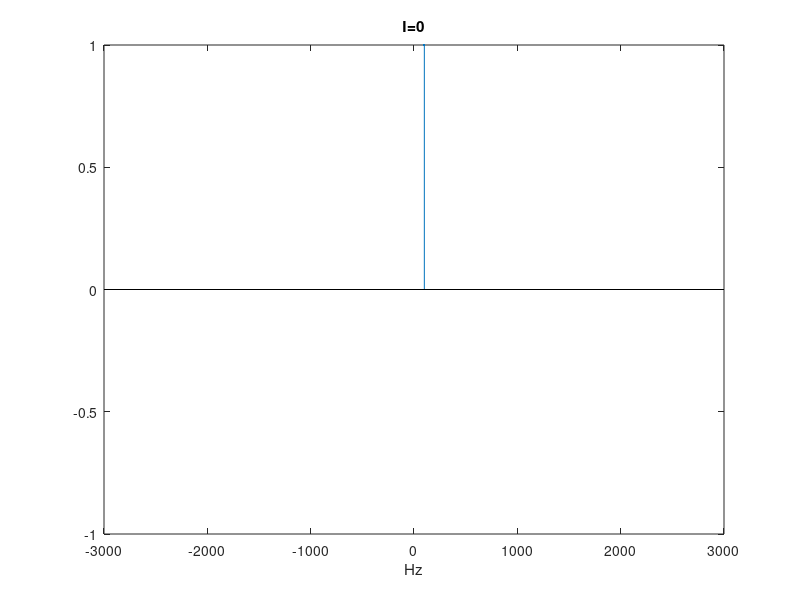

Source code (MATLAB): (Note: this script raises an error after producing the figure.)
fc=100; %Hz
fm=100; %Hz
Imax=20;


for I = 0:Imax
    magic=I+ceil(log2(abs(I)+1))*2; 
    n = -magic:1:magic;
    j = besselj(n, I);
    frequenzen = fc+n*fm;

    figure(1);
    stem(frequenzen, j, '.');
    xlabel('Hz');
    ylim([-1; 1]);
    xlim([-3000 3000]);
    title(strcat('I=', num2str(I)));
    %# vertical line
    hx = graph2d.constantline(fc, 'LineStyle',':', 'Color',[.7 .7 .7]);
    changedependvar(hx,'x');


    % Defaults for this blog post
    width = 6;    % Width in inches
    height = 4;    % Height in inches
    alw = 0.75;    % AxesLineWidth
    fsz = 11;      % Fontsize
    lw = 1.5;      % LineWidth
    msz = 8;       % MarkerSize

    pos = get(gcf, 'Position');
    set(gcf, 'Position', [pos(1) pos(2) width*100, height*100]); %<- Set size
    set(gca, 'FontSize', fsz, 'LineWidth', alw); %<- Set properties

    % Here we preserve the size of the image when we save it.
    set(gcf,'InvertHardcopy','on');
    set(gcf,'PaperUnits', 'inches');
    papersize = get(gcf, 'PaperSize');
    left = (papersize(1)- width)/2;
    bottom = (papersize(2)- height)/2;
    myfiguresize = [left, bottom, width, height];
    set(gcf,'PaperPosition', myfiguresize);

    % Save the file as PNG
    print(strcat('Spektrum_I', num2str(I)),'-dpng','-r72');
end;